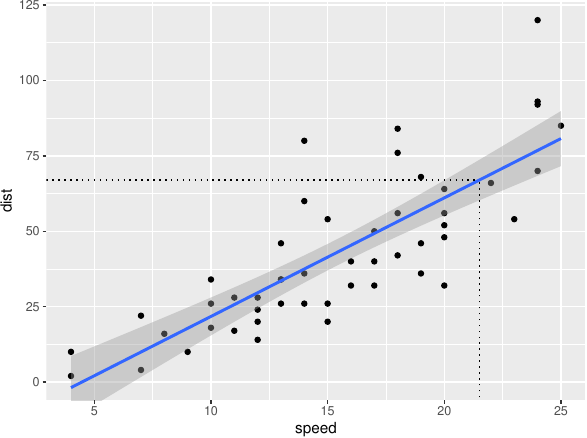

Reproduce this figure in R.
pdf(file = "07-r-regression.pdf", width = 6, height = 4.5)

library(tidyverse)

my_data <- cars
tmp <- data.frame(speed = 21.5, dist = 67)
my_data %>% ggplot(aes(x = speed, y = dist)) +
  coord_cartesian(xlim = c(4, 25), ylim = c(0, 120)) +
  geom_point() +
  stat_smooth(formula = y ~ x, method = "lm") +
  geom_linerange(data = tmp, aes(ymin = -9, ymax = dist),  linetype = "dotted") +
  geom_linerange(data = tmp, aes(xmin =  0, xmax = speed), linetype = "dotted")
